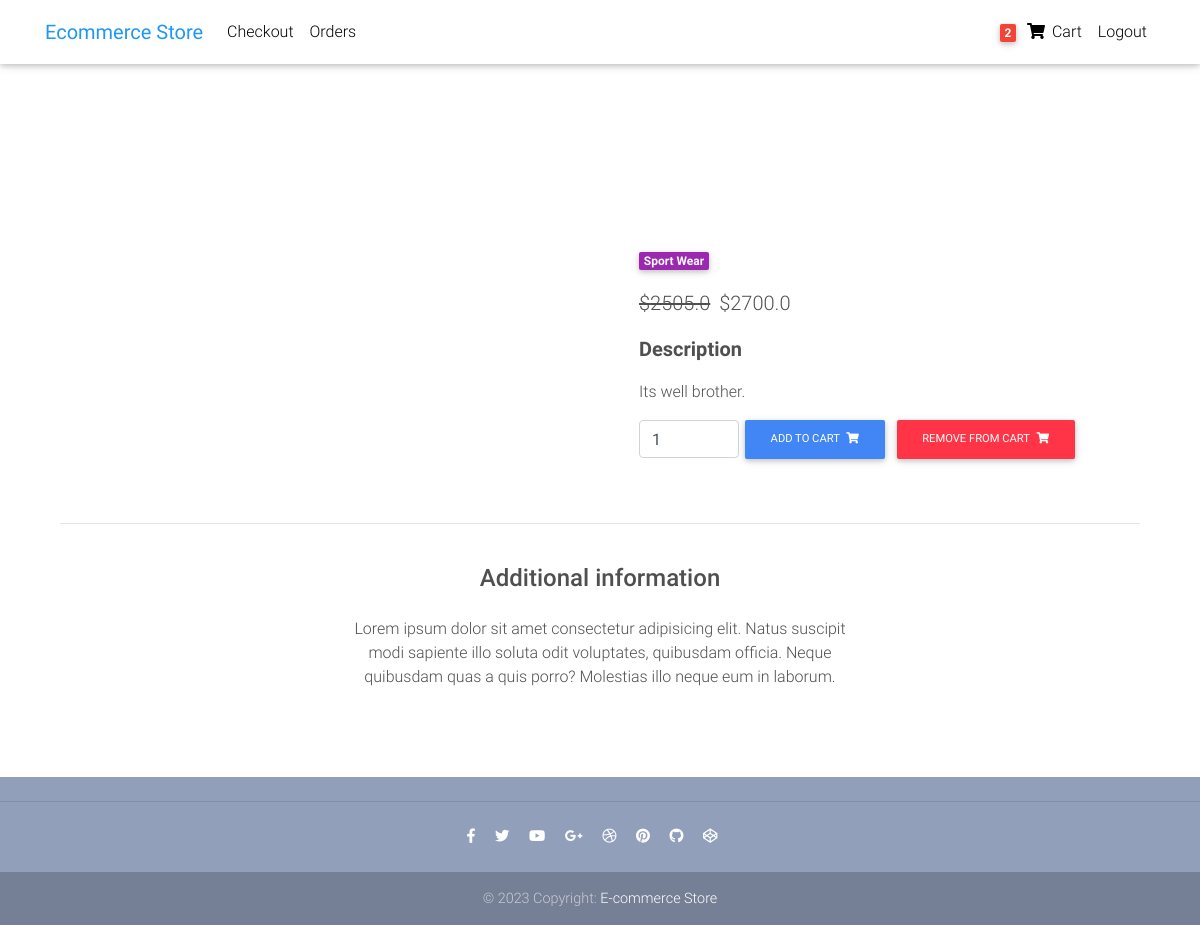
The app's page /product/product-2/ (signed in) with its own data.
### users/models.py (models this page shows, shortened)
class UserModel(AbstractUser):
    username = models.CharField(null=False, blank=True, max_length=100)
    first_name = models.CharField(max_length=100)
    other_names = models.CharField(max_length=100, blank=True, null=True)
    email = models.EmailField(unique=True)
    USERNAME_FIELD = 'email'
    REQUIRED_FIELDS = [
        'first_name'
    ]
    objects = CustomUserManager()

### core/models.py (models this page shows, shortened)
class Order(models.Model):
    user = models.ForeignKey(USER, on_delete=models.CASCADE)
    items = models.ManyToManyField(OrderItem)
    start_date = models.DateTimeField(auto_now_add= True)
    ordered_date = models.DateTimeField()
    ordered = models.BooleanField(default=False)
    billing_address = models.ForeignKey("BillingAddress",on_delete = models.SET_NULL, null = True, blank = True)
    payment = models.ForeignKey("Payment",on_delete = models.SET_NULL, null = True, blank = True)
    total = models.FloatField(null = True, blank = True)

class OrderItem(models.Model):
    item = models.ForeignKey(Item, on_delete=models.CASCADE)
    quantity = models.PositiveIntegerField(default = 1)
    user = models.ForeignKey(USER, on_delete = models.CASCADE)
    ordered = models.BooleanField(default=False)

class Item(models.Model):
    title = models.CharField(max_length=100)
    price = models.FloatField()
    discount_price = models.FloatField(null = True, blank = True)
    category = models.ForeignKey(Category, on_delete = models.CASCADE)
    label = models.CharField(choices = LABEL_CHOICES, max_length=10)
    description = models.TextField()
    slug = models.SlugField()
    def add_to_cart_url(self):
        return reverse("add-to-cart", kwargs={"slug":self.slug})
    def remove_from_cart_url(self):
        return reverse("remove-from-cart", kwargs={"slug":self.slug})

class Category(models.Model):
    key = models.CharField(max_length=100)
    name = models.CharField(max_length=100)

### core/views.py (the view)
class ProductView(DetailView):
    model = Item
    template_name = "core/product-page.html"
    context_object_name = "product"

### core/templatetags/cart_tags.py (called while the page is built)
@register.filter
def cart_item_count(user):
    if user.is_authenticated:
        qs = Order.objects.filter(user=user, ordered = False )
        if qs.exists():
            order = qs.first()
            ordered_items = order.items.all()
            total = sum([item.quantity for item in ordered_items])
            return total
        return 0
    else:
        return 0

### templates/core/product-page.html (shortened to what this page needs)
{% extends 'base.html' %}
{% load static %}
{% block content %}
  <main class="mt-5 pt-4">
    <div class="container dark-grey-text mt-5">
      <div class="row wow fadeIn">
        <div class="col-md-6 mb-4">
        </div>
        <div class="col-md-6 mb-4">
          <div class="p-4">
            <div class="mb-3">
              <a href="">
                <span class="badge purple mr-1">{{product.category.name}}</span>
              </a>
            </div>
            <p class="lead">
              <span class="mr-1">
                {% if product.discount_price %}
                <del>${{product.discount_price}}</del>
                {% endif %}
              </span>
              <span>${{product.price}}</span>
            </p>
            <p class="lead font-weight-bold">Description</p>
            <p>{{product.description}}</p>
            <form class="d-flex justify-content-left">
              <input type="number" value="1" aria-label="Search" class="form-control" style="width: 100px">
              <a href="{{product.add_to_cart_url}}" class="btn btn-primary btn-md my-0 p" type="submit" >Add to cart
                <i class="fas fa-shopping-cart ml-1"></i>
              </a>
              <a href="{{product.remove_from_cart_url}}" class="btn btn-danger btn-md my-0 p" type="submit" >Remove from cart
                <i class="fas fa-shopping-cart ml-1"></i>
              </a>
            </form>
          </div>
        </div>
      </div>
      <hr>
      <div class="row d-flex justify-content-center wow fadeIn">
        <div class="col-md-6 text-center">
          <h4 class="my-4 h4">Additional information</h4>
          <p>Lorem ipsum dolor sit amet consectetur adipisicing elit. Natus suscipit modi sapiente illo soluta odit
            voluptates,
            quibusdam officia. Neque quibusdam quas a quis porro? Molestias illo neque eum in laborum.</p>
        </div>
      </div>
      <div class="row wow fadeIn">
        <div class="col-lg-4 col-md-12 mb-4">
        </div>
        <div class="col-lg-4 col-md-6 mb-4">
        </div>
        <div class="col-lg-4 col-md-6 mb-4">
        </div>
      </div>
    </div>
  </main>
{% endblock content %}

### templates/partials/nav.html (shortened to what this page needs)
 {% load cart_tags %}
  <nav class="navbar fixed-top navbar-expand-lg navbar-light white scrolling-navbar">
    <div class="container">
      <a class="navbar-brand waves-effect" href="{%url 'home'%}">
        <strong class="blue-text">Ecommerce Store</strong>
      </a>
      <div class="collapse navbar-collapse" id="navbarSupportedContent">
        <ul class="navbar-nav mr-auto">
          <li class="nav-item">
            <a class="nav-link waves-effect" href='/checkout'>Checkout</a>
          </li>
          <li class="nav-item">
            <a class="nav-link waves-effect" href="{% url 'order-summary'%}">Orders</a>
          </li>
        </ul>
        <ul class="navbar-nav nav-flex-icons">
          {%if request.user.is_authenticated %}
          <li class="nav-item">
            <a class="nav-link waves-effect" href="{% url 'order-summary'  %}">
              <span class="badge red z-depth-1 mr-1"> {{request.user|cart_item_count}}</span>
              <i class="fas fa-shopping-cart"></i>
              <span class="clearfix d-none d-sm-inline-block"> Cart </span>
            </a>
          </li>
          <li class="nav-item">
            <a class="nav-link waves-effect" href='{% url "logout" %}' >Logout</a>
          </li>
          {% endif %}
        </ul>
      </div>
    </div>
  </nav>

### templates/base.html (style rules this page uses)
html, body, header, .carousel { height: 60vh; }

### records on screen
UserModel: user|cart_item_count "2"
Item: category.name "Sport Wear", discount_price "2505.0", price "2700.0", description "Its well brother."
